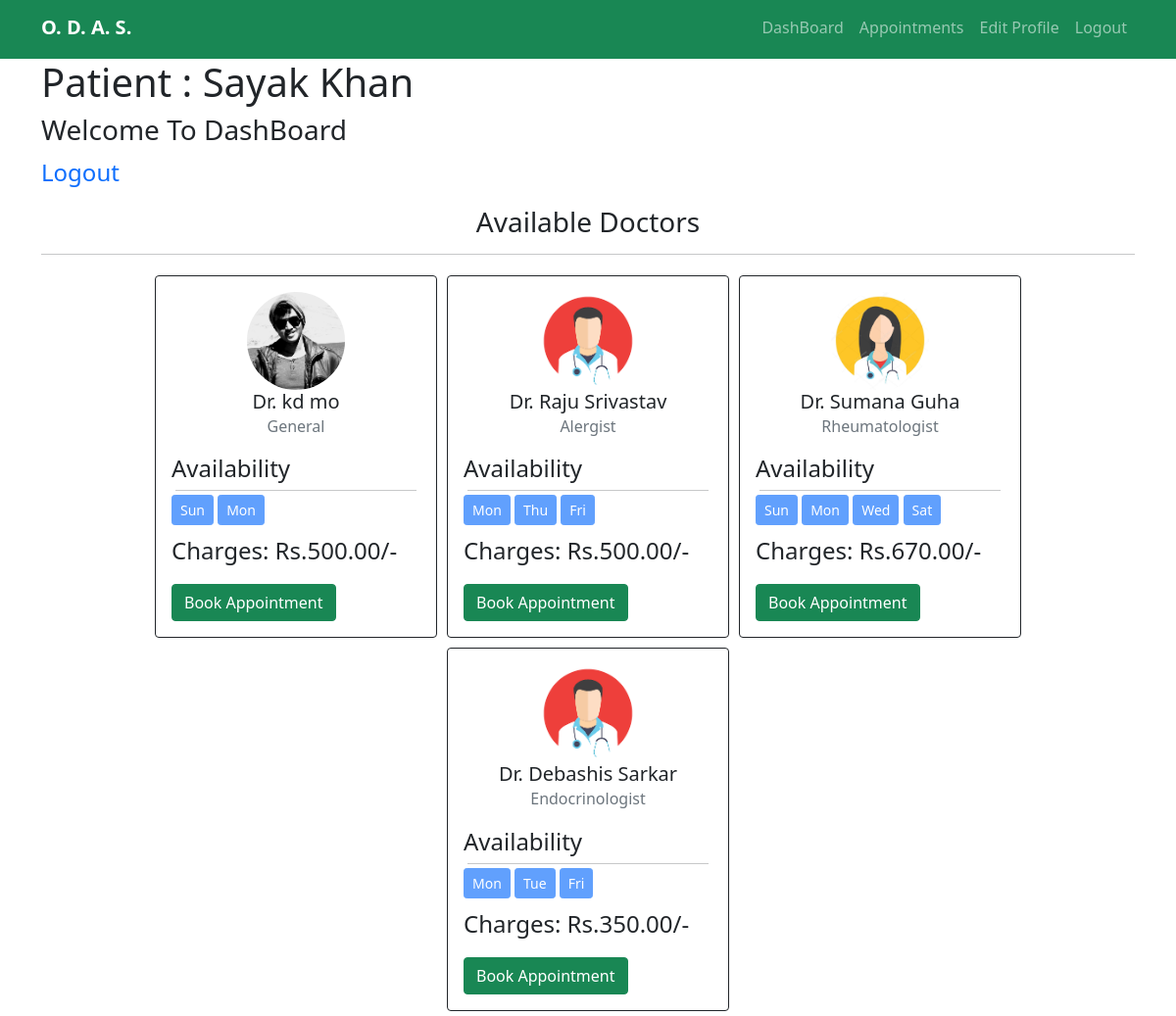
The page /dashboard/patient/ (signed in) on the database its author committed.
### accounts/models.py (models this page shows)
class Doctor(User):
    CHOICES = [
        ('Male','Male'),
        ('Female','Female'),
        ('Others','Others'),
    ]
    SPECIALITIES= [
        ('Podiatrist','Podiatrist'),
        ('General','General'),
        ('Pediatrician','Pediatrician'),
        ('Endocrinologist','Endocrinologist'),
        ('NeuroLogist','Neurologist'),
        ('Rheumatologist','Rheumatologist'),
        ('Alergist','Allergist'),
        ('Psychiatrist','Psychiatrist'),
    ]
    gender = models.CharField(null = False, max_length=8, choices=CHOICES)
    contact = models.CharField(max_length=12)
    dob = models.DateField()
    speciality = models.CharField(null=False, choices = SPECIALITIES, max_length=20)
    bio = models.TextField(null=True, max_length=800, blank=True)
    yoe = models.IntegerField()
    charge = models.DecimalField(decimal_places=2,max_digits=7, max_length = 10)
    paypal = models.EmailField(max_length=70, null = True, blank = True)
    img = models.ImageField(upload_to = "doctor_images/", null = True, blank = True)
    sun_start = models.TimeField(null=True, blank=True)
    sun_end = models.TimeField(null = True, blank=True)
    mon_start = models.TimeField(null = True, blank=True)
    mon_end = models.TimeField(null = True, blank=True)
    tue_start = models.TimeField(null = True, blank=True)
    tue_end = models.TimeField(null = True, blank=True)
    wed_start = models.TimeField(null = True, blank=True)
    wed_end = models.TimeField(null = True, blank=True)
    thu_start = models.TimeField(null = True, blank=True)
    thu_end = models.TimeField(null = True, blank=True)
    fri_start = models.TimeField(null = True, blank=True)
    fri_end = models.TimeField(null = True, blank=True)
    sat_start = models.TimeField(null = True, blank=True)
    sat_end = models.TimeField(null = True, blank=True)

### mainapp/views.py (the view)
# urls.py: path('dashboard/patient/',views.PatientDashboard.as_view(), name="pd"),
class PatientDashboard(View):
    def get(self, request):
        if request.user.is_authenticated:
            if isDoctor(request.user):
                return redirect('/dashboard/doctor/')
            patient = Patient.objects.get(pk = request.user.id)
            doctors = Doctor.objects.all()
            context = {
                "patient" : patient,
                "doctors": doctors,
            }
            return render(request, "patient/patient-dashboard.html", context=context)
        return redirect('/accounts/login/patient/')

### accounts/views.py (called while the page is built)
def isDoctor(user):
    try:
        Doctor.objects.get(pk = user.id)
        return True
    except Exception as exe:
        return False

### templates/patient/patient-dashboard.html (shortened to what this page needs)
{% extends "patient/base.html" %}
{% load static %}
{% block content %}
<div class="container">
  <h1>
  Patient : {{patient.first_name}} {{patient.last_name}}
  </h1>
  <h3>Welcome To DashBoard</h3>
  <p><a href="{% url 'logout_p' %}">Logout</a></p>
  <h3 class = "text-center">Available Doctors</h3>
  <hr>
  <div class="d-flex justify-content-center" style="flex-wrap: wrap;">
    {% for doctor in doctors %}
    <div class="card border-dark" style="width: 18rem; margin:5px;">
      <div class="card-body">
        <div class="d-flex justify-content-center">
        {% if doctor.img %}
          <img src="{{doctor.img.url}}" alt="Not Found" width="100px", height="100px" style="border-radius: 50%;">
        {% else %}
          {% if doctor.gender == "Female" %}
          <img src="{% static 'doctor/imgs/avatar/female-doc.jpg' %}" alt="Not Found" width="100px", height="100px" style="border-radius: 50%;">
          {% else %}
          <img src="{% static 'doctor/imgs/avatar/male-doc.png' %}" alt="Not Found" width="100px", height="100px" style="border-radius: 50%;">
          {% endif %}
        {% endif %}
        </div>
        <h5 class="card-title text-center">Dr. {{doctor.first_name}} {{doctor.last_name}}</h5>
        <h6 class="card-subtitle mb-2 text-muted text-center">{{doctor.speciality}}</h6>
        <p style="margin-top: 15px; margin-bottom:0px; padding:0px;">Availability</p>
        <hr style=" margin:4px; padding:0px;">
        <div style="justify-content: center; align-items:center;">
          {% if doctor.sun_start %}
          <button disabled class="btn btn-primary btn-sm">Sun</button>
          {% endif %}
          {% if doctor.mon_start %}
          <button disabled class="btn btn-primary btn-sm">Mon</button>
          {% endif %}
          {% if doctor.tue_start %}
          <button disabled class="btn btn-primary btn-sm">Tue</button>
          {% endif %}
          {% if doctor.wed_start %}
          <button disabled class="btn btn-primary btn-sm">Wed</button>
          {% endif %}
          {% if doctor.thu_start %}
          <button disabled class="btn btn-primary btn-sm">Thu</button>
          {% endif %}
          {% if doctor.fri_start %}
          <button disabled class="btn btn-primary btn-sm">Fri</button>
          {% endif %}
          {% if doctor.sat_start %}
          <button disabled class="btn btn-primary btn-sm">Sat</button>
          {% endif %}
        </div>
        <p class="mt-2">Charges: Rs.{{doctor.charge}}/-</p>
          <button type="button" class="btn btn-success" data-bs-toggle="modal" data-bs-target="#payment-for-{{doctor.id}}">
            Book Appointment
          </button>
      </div>
    </div>
    {% endfor %}
  </div>
</div>
{% endblock %}

### templates/patient/base.html (shortened to what this page needs)
{% load static %}
<!doctype html>
<html lang="en">
  <head>
    <link href="https://cdn.jsdelivr.net/npm/bootstrap@5.1.3/dist/css/bootstrap.min.css" rel="stylesheet">
    <link rel="stylesheet" href="{% static 'patient/css/index.css' %}">
    <link rel="stylesheet" href="{% static 'patient/css/edit.css' %}">
    <link rel="stylesheet" href="https://cdn.jsdelivr.net/npm/bootstrap-icons@1.7.2/font/bootstrap-icons.css">
  </head>
  <body>
    <nav class="navbar navbar-expand-lg navbar-dark bg-success fixed-top">
      <div class="container">
        <a class="navbar-brand" href="{% url 'index' %}"><b>O. D. A. S.</b></a>
        <div class="collapse navbar-collapse" id="navbarNav" style="justify-content: space-between;">
          <ul class="navbar-nav">
            {% if not request.user.is_authenticated %}
            <li class="nav-item">
              <a class="nav-link" href="{% url 'pr' %}" style="margin-right: 10px;">Sign Up</a>
            </li>
            <li class="nav-item">
              <button type="button" class="btn nav-link" data-bs-toggle="modal" data-bs-target="#LoginModal" id="login-btn">
                Login
              </button>
            </li>
            {% else %}
            <li class="nav-item">
              <a class="nav-link" href="{% url 'pd' %}">DashBoard</a>
            </li>
            <li class="nav-item">
              <a class="nav-link" href="{% url 'p_app' %}">Appointments</a>
            </li>
            <li class="nav-item">
              <a class="nav-link" href="{% url 'p_edit' %}">Edit Profile</a>
            </li>
            <li class="nav-item">
              <a class="nav-link" href="{% url 'logout_p' %}">Logout</a>
            </li>
            {% endif %}
          </ul>
        </div>
      </div>
    </nav>
    {% block content %}
    {% endblock %}
  </body>
</html>

### static/patient/css/index.css (style rules this page uses)
* { margin: 0; padding: 0; }
p { font-size: 3vh; }
a { text-decoration: none; }

### rows shown on the page
Doctor: img (placeholder picture), first_name "kd", last_name "mo", speciality "General", sun_start "Sun", mon_start "Mon", charge "500.00"
Doctor: first_name "Raju", last_name "Srivastav", speciality "Alergist", mon_start "Mon", thu_start "Thu", fri_start "Fri", charge "500.00"
Doctor: first_name "Sumana", last_name "Guha", speciality "Rheumatologist", sun_start "Sun", mon_start "Mon", wed_start "Wed", sat_start "Sat", charge "670.00"
Doctor: first_name "Debashis", last_name "Sarkar", speciality "Endocrinologist", mon_start "Mon", tue_start "Tue", fri_start "Fri", charge "350.00"

### other values the page prints
{{ patient.first_name }} "Sayak"
{{ patient.last_name }} "Khan"
